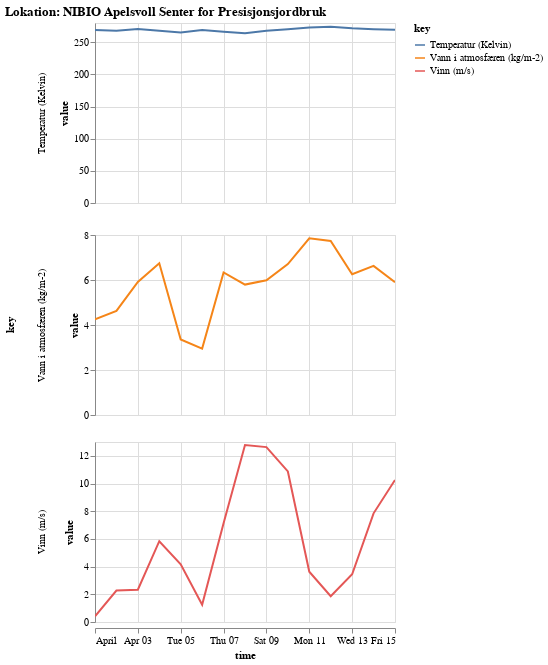

The notebook cell this image was saved under:
### Markdown cell above
<a name="Trin_8"></a>

##Trin 8 - Vis data i graf

### Code cell
import altair as alt

alt.Chart(source.dropna()).mark_line().transform_fold(list(source.columns.drop('time'))).encode(
    x='time:T',
    y='value:Q',
    color='key:N',
    tooltip=['value:Q','key:N']
).properties(
    width=300,
    height=180
).facet(
    row='key:N',
).resolve_scale(y='independent').interactive().properties(title="Lokation: NIBIO Apelsvoll Senter for Presisjonsjordbruk") #.save('tidsserier.html')

### Figure 1 — Vega-Lite specification as saved in the notebook (floating-point values rounded to 4 significant figures)
{"config": {"view": {"continuousWidth": 400, "continuousHeight": 300}}, "data": {"name": "data-3183da129e98a2c33038f2f2b2da5cd5"}, "facet": {"row": {"field": "key", "type": "nominal"}}, "spec": {"mark": "line", "encoding": {"color": {"field": "key", "type": "nominal"}, "tooltip": [{"field": "value", "type": "quantitative"}, {"field": "key", "type": "nominal"}], "x": {"field": "time", "type": "temporal"}, "y": {"field": "value", "type": "quantitative"}}, "height": 180, "selection": {"selector001": {"type": "interval", "bind": "scales", "encodings": ["x", "y"]}}, "transform": [{"fold": ["Vinn (m/s)", "Temperatur (Kelvin)", "Vann i atmosfæren (kg/m-2)"]}], "width": 300}, "resolve": {"scale": {"y": "independent"}}, "title": "Lokation: NIBIO Apelsvoll Senter for Presisjonsjordbruk", "$schema": "https://vega.github.io/schema/vega-lite/v4.17.0.json", "datasets": {"data-3183da129e98a2c33038f2f2b2da5cd5": [{"Vinn (m/s)": 0.4068, "Temperatur (Kelvin)": 269.3, "Vann i atmosfæren (kg/m-2)": 4.252, "time": "2022-04-01T00:00:00"}, {"Vinn (m/s)": 2.268, "Temperatur (Kelvin)": 267.9, "Vann i atmosfæren (kg/m-2)": 4.626, "time": "2022-04-02T00:00:00"}, {"Vinn (m/s)": 2.332, "Temperatur (Kelvin)": 270.5, "Vann i atmosfæren (kg/m-2)": 5.911, "time": "2022-04-03T00:00:00"}, {"Vinn (m/s)": 5.834, "Temperatur (Kelvin)": 268.1, "Vann i atmosfæren (kg/m-2)": 6.744, "time": "2022-04-04T00:00:00"}, {"Vinn (m/s)": 4.174, "Temperatur (Kelvin)": 265.2, "Vann i atmosfæren (kg/m-2)": 3.359, "time": "2022-04-05T00:00:00"}, {"Vinn (m/s)": 1.25, "Temperatur (Kelvin)": 269.0, "Vann i atmosfæren (kg/m-2)": 2.95, "time": "2022-04-06T00:00:00"}, {"Vinn (m/s)": 7.13, "Temperatur (Kelvin)": 266.6, "Vann i atmosfæren (kg/m-2)": 6.339, "time": "2022-04-07T00:00:00"}, {"Vinn (m/s)": 12.78, "Temperatur (Kelvin)": 264.0, "Vann i atmosfæren (kg/m-2)": 5.797, "time": "2022-04-08T00:00:00"}, {"Vinn (m/s)": 12.63, "Temperatur (Kelvin)": 267.9, "Vann i atmosfæren (kg/m-2)": 5.99, "time": "2022-04-09T00:00:00"}, {"Vinn (m/s)": 10.87, "Temperatur (Kelvin)": 270.3, "Vann i atmosfæren (kg/m-2)": 6.706, "time": "2022-04-10T00:00:00"}, {"Vinn (m/s)": 3.629, "Temperatur (Kelvin)": 272.9, "Vann i atmosfæren (kg/m-2)": 7.85, "time": "2022-04-11T00:00:00"}, {"Vinn (m/s)": 1.861, "Temperatur (Kelvin)": 274.1, "Vann i atmosfæren (kg/m-2)": 7.737, "time": "2022-04-12T00:00:00"}, {"Vinn (m/s)": 3.445, "Temperatur (Kelvin)": 271.8, "Vann i atmosfæren (kg/m-2)": 6.256, "time": "2022-04-13T00:00:00"}, {"Vinn (m/s)": 7.848, "Temperatur (Kelvin)": 270.3, "Vann i atmosfæren (kg/m-2)": 6.629, "time": "2022-04-14T00:00:00"}, {"Vinn (m/s)": 10.26, "Temperatur (Kelvin)": 269.4, "Vann i atmosfæren (kg/m-2)": 5.897, "time": "2022-04-15T00:00:00"}]}}
